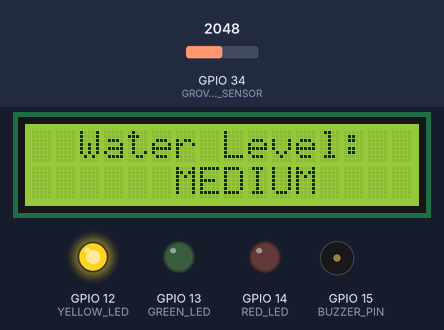
This program was run on a simulated ESP32. Shown: 16×2 character LCD, output pins drawn as LEDs (lit = HIGH), buzzer (waves = sounding, pin HIGH). The test bench sets the inputs (shaded band); at power-on: GPIO 34 (GROVE_WATER_SENSOR) = 2048. WiFi joins after 1.5 s; servers stay silent unless stated; the local clock reads 2024-03-15 10:24:30 at power-on unless the program sets it; what the program prints to the serial monitor is not drawn.

Above: at 2.7 s.
2.8 s: GPIO 34 (GROVE_WATER_SENSOR) set to 2128
5.6 s: GPIO 34 (GROVE_WATER_SENSOR) set to 2244
At 7.4 s:
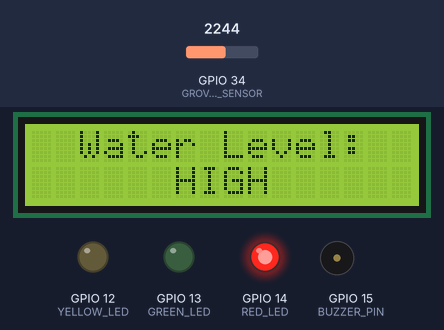
11.7 s: GPIO 34 (GROVE_WATER_SENSOR) set to 1860
At 14.0 s:
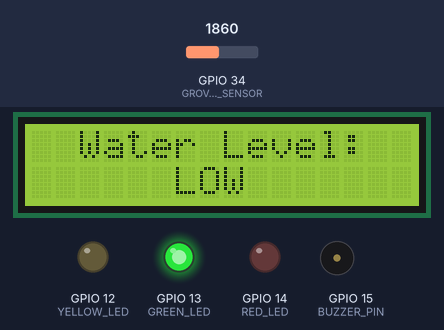
14.6 s: GPIO 34 (GROVE_WATER_SENSOR) set to 1946
At 16.4 s:
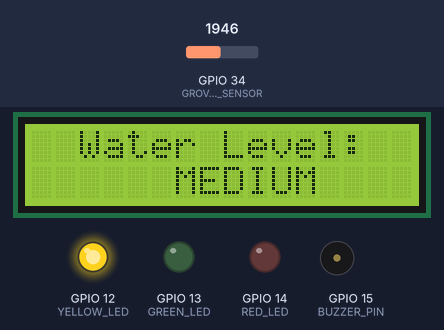
17.4 s: GPIO 34 (GROVE_WATER_SENSOR) set to 2240
At 17.64 s:
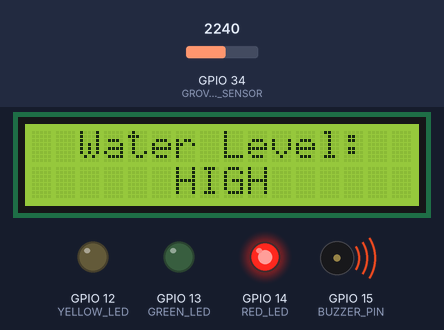
Timing chart, 0 to 24.1 s (numbered marks = the images above; inputs shaded):
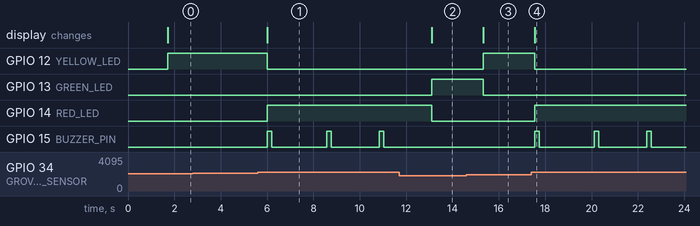

The program:

main.cpp
```cpp
#include <Arduino.h>
#include <LiquidCrystal.h>
#include <Wire.h>
#include "time.h"
#include <WiFi.h>
#include <Firebase_ESP_Client.h>
#include "addons/TokenHelper.h"
#include "addons/RTDBHelper.h"

#define GREEN_LED 13
#define YELLOW_LED 12
#define RED_LED 14
#define GROVE_WATER_SENSOR 34
#define BUZZER_PIN 15


#define WIFI_SSID ""
#define WIFI_PASSWORD ""

#define USER_EMAIL ""
#define USER_PASSWORD ""

#define API_KEY ""
#define FIREBASE_ID_PROJECT ""


//Define Firebase Data object
FirebaseData fbdo;
FirebaseAuth auth;
FirebaseConfig config;

bool greenLedState = false;
bool yellowLedState = false;
bool redLedState = false;

bool signupOK = false;
String timestamp;
String uid;
String databasePath;

const char* ntpServer = "pool.ntp.org";

LiquidCrystal lcd(25, 33, 32, 19, 18, 26);
String lastState = "";

void setEnvironment(){
  lcd.begin(16, 2);
  lcd.clear();

  lcd.setCursor(2, 0);
  lcd.print("Water Level: ");

  pinMode(BUZZER_PIN, OUTPUT);
  digitalWrite(BUZZER_PIN, LOW);

  pinMode(GREEN_LED, OUTPUT);
  digitalWrite(GREEN_LED, greenLedState);

  pinMode(YELLOW_LED, OUTPUT);
  digitalWrite(YELLOW_LED, yellowLedState);

  pinMode(RED_LED, OUTPUT);
  digitalWrite(RED_LED, redLedState);
}

void initWiFi(){
  WiFi.begin(WIFI_SSID, WIFI_PASSWORD);
  Serial.print("Connecting to Wi-Fi");
  while (WiFi.status() != WL_CONNECTED){
    Serial.print(".");
    delay(300);
  }

  Serial.println();

  Serial.print("Connected with IP: ");
  Serial.println(WiFi.localIP());
  Serial.println();
}

void initFirebase(){
  config.api_key = API_KEY;
  // config.database_url = DATABASE_URL;

  auth.user.email = USER_EMAIL;
  auth.user.password = USER_PASSWORD;

  Firebase.reconnectWiFi(true);
  fbdo.setResponseSize(4096);


  config.token_status_callback = tokenStatusCallback;
  config.max_token_generation_retry = 5;

  Firebase.begin(&config, &auth); // set time out warning

  Serial.println("Getting User UID");
  while((auth.token.uid) == ""){
    Serial.print(".");
    delay(1000);
  }
  Serial.println();

  uid = auth.token.uid.c_str();
  Serial.print("User UID: ");
  Serial.println(uid);

  String wifiMacString = WiFi.macAddress();

  databasePath = "water_sensor/" + wifiMacString + "/readings";
}

String getState(int currentWaterLevel){
  if(currentWaterLevel < 1900) return "LOW";
  if(currentWaterLevel < 2200) return "MEDIUM";
  return "HIGH";
}

void updateStates(String currentState){
  if(currentState == "LOW"){
    greenLedState = true;
    yellowLedState = false;
    redLedState = false;

  }else if(currentState == "MEDIUM"){
    greenLedState = false;
    yellowLedState = true;
    redLedState = false;

  }else if(currentState == "HIGH"){
    greenLedState = false;
    yellowLedState = false;
    redLedState = true;

  }

  lcd.clear();

  lcd.setCursor(2, 0);
  lcd.print("Water Level: ");

  lcd.setCursor(6, 1);
  lcd.print(currentState);

  digitalWrite(GREEN_LED, greenLedState);
  digitalWrite(YELLOW_LED, yellowLedState);
  digitalWrite(RED_LED, redLedState);

  if(redLedState){
    digitalWrite(BUZZER_PIN, HIGH);
    delay(200);
    digitalWrite(BUZZER_PIN, LOW);
  }
}

String getTime() {
  time_t now;
  struct tm timeinfo;
  if (!getLocalTime(&timeinfo)) {
    //Serial.println("Failed to obtain time");
    return "";
  }
  time(&now);

  char buf[sizeof "2011-10-08T07:07:09Z"];
  strftime(buf, sizeof buf, "%FT%TZ", gmtime(&now));
  return String(buf);
}

void setup() {
  Serial.begin(9600);
  setEnvironment();
  initWiFi();
  configTime(0, 0, ntpServer);

  initFirebase();
}

void loop() {
  int currentWaterLevel = analogRead(GROVE_WATER_SENSOR);

  Serial.println("=-=-=-=-=-=-=-=-=-=-=-=-=-=-=-=-=-=-=-=-=-=-=-=-=-=");
  Serial.print("Water Level: ");
  Serial.println(currentWaterLevel, DEC);
  Serial.println("=-=-=-=-=-=-=-=-=-=-=-=-=-=-=-=-=-=-=-=-=-=-=-=-=-=");

  String currentState = getState(currentWaterLevel);

  updateStates(currentState);

  if(currentState != lastState){
    lastState = currentState;

    if(Firebase.ready() && WiFi.status() == WL_CONNECTED){
      FirebaseJson content;
      timestamp = getTime();
      String parentPath = databasePath + "/" + String(timestamp);

      content.set("/fields/macAddress/stringValue", String(WiFi.macAddress()).c_str());
      content.set("/fields/waterLevel/integerValue", currentWaterLevel);
      content.set("/fields/state/stringValue", String(currentState).c_str());
      content.set("/fields/time/timestampValue", timestamp);

      if(Firebase.Firestore.createDocument(&fbdo, FIREBASE_ID_PROJECT, "", parentPath.c_str(), content.raw())){
        Serial.println(fbdo.payload().c_str());

      }else{
        Serial.println(fbdo.errorReason());

      }

      if(currentState == "HIGH"){
        String alertPath = "alerts/"+String(timestamp);
        if(Firebase.Firestore.createDocument(&fbdo, FIREBASE_ID_PROJECT, "", alertPath.c_str(), content.raw())){
          Serial.println(fbdo.payload().c_str());

        }else{
          Serial.println(fbdo.errorReason());

        }
      }

    }
  }


  delay(2000);
}
```

Measured:
- the behaviour switches between 2199 and 2200 on GPIO 34 (GROVE_WATER_SENSOR) (found by bisection; images 0 and 1)
- the behaviour switches between 1899 and 1900 on GPIO 34 (GROVE_WATER_SENSOR) (found by bisection; images 2 and 3)
- after the input at 2.8 s, every drawn part: stays the same
- after the input at 5.6 s, GPIO 12 (YELLOW_LED): HIGH → LOW after 0.40 s; GPIO 14 (RED_LED): LOW → HIGH after 0.40 s; GPIO 15 (BUZZER_PIN): alternates HIGH for 0.20 s and LOW for 2.2 s, starting after 0.40 s; the display: changes after 0.40 s (image 1)
- after the input at 11.7 s, GPIO 13 (GREEN_LED): LOW → HIGH after 1.4 s; GPIO 14 (RED_LED): HIGH → LOW after 1.4 s; GPIO 15 (BUZZER_PIN): stays LOW (without the input it goes to HIGH after 1.4 s); the display: changes after 1.4 s (image 2)
- after the input at 14.6 s, GPIO 12 (YELLOW_LED): LOW → HIGH after 0.72 s; GPIO 13 (GREEN_LED): HIGH → LOW after 0.72 s; the display: changes after 0.72 s (image 3)
- after the input at 17.4 s, GPIO 12 (YELLOW_LED): HIGH → LOW after 0.14 s; GPIO 14 (RED_LED): LOW → HIGH after 0.14 s; GPIO 15 (BUZZER_PIN): alternates HIGH for 0.20 s and LOW for 2.2 s, starting after 0.14 s; the display: changes after 0.14 s (image 4)
